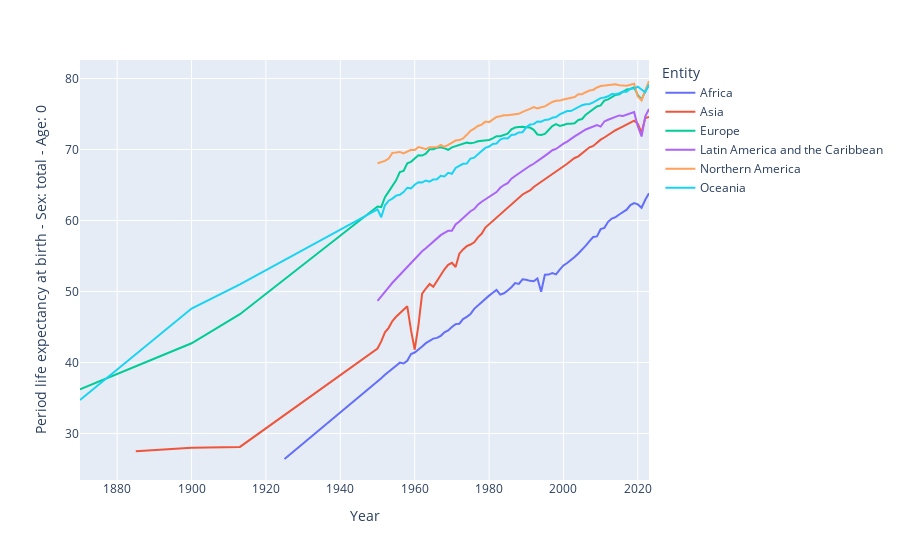

This figure's notebook cell:
### Markdown cell above
### 4. Comparative Analysis by Region & Income Group
#### By continent

**Compare life expectancy trends across continents.**

### Code cell
continents = ['Asia','Africa','Europe','Oceania','Northern America','Latin America and the Caribbean']
df_filtered = df_life_exp[df_life_exp['Entity'].isin(continents) & (df_life_exp["Year"] > 1850)]
fig = px.line(df_filtered, x='Year', y='Period life expectancy at birth - Sex: total - Age: 0', color='Entity') 
fig.show()
